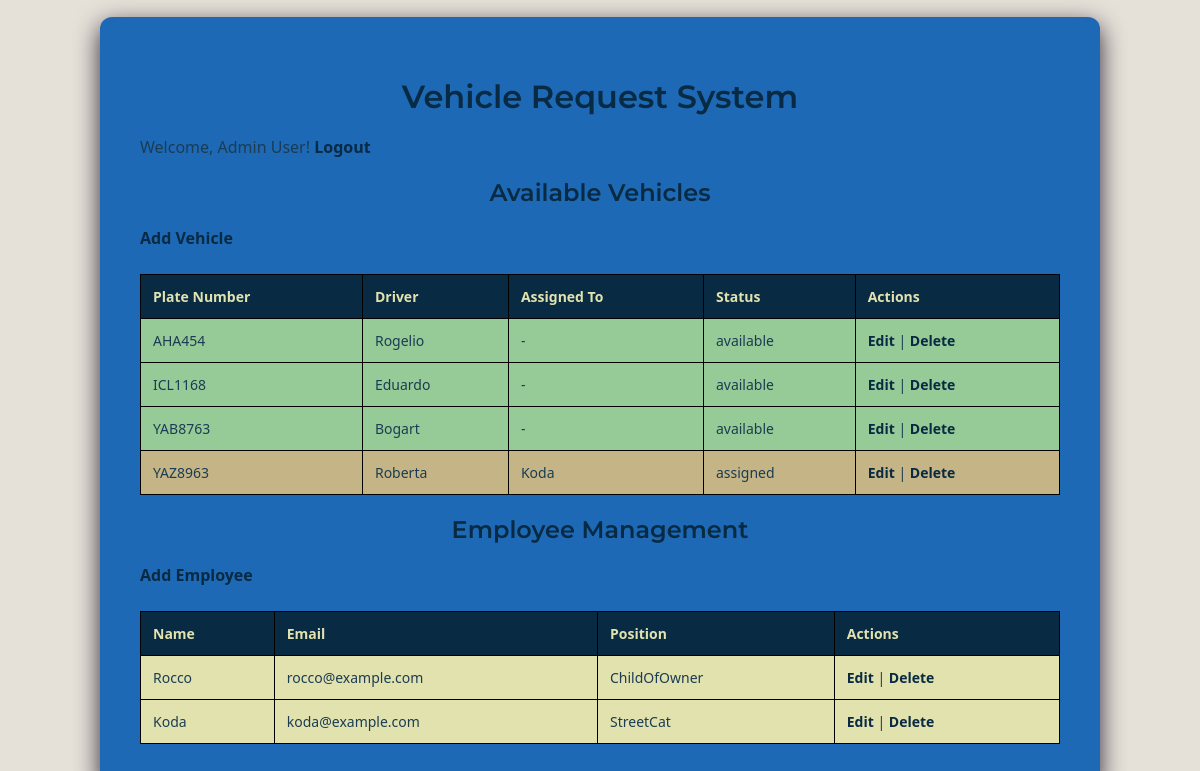
/dashboard.php (signed in), run on the app's committed database.
### tables this page shows
CREATE TABLE `vehicles` (
  `id` int(11) NOT NULL,
  `plate_number` varchar(20) NOT NULL,
  `driver_name` varchar(100) DEFAULT NULL,
  `make` varchar(100) DEFAULT NULL,
  `model` varchar(100) DEFAULT NULL,
  `type` varchar(100) DEFAULT NULL,
  `assigned_to` varchar(100) DEFAULT NULL,
  `status` enum('available','assigned','returning','unavailable') DEFAULT 'available',
  `created_at` timestamp NOT NULL DEFAULT current_timestamp()
);

CREATE TABLE `users` (
  `id` int(11) NOT NULL,
  `name` varchar(100) NOT NULL,
  `email` varchar(100) NOT NULL,
  `password` varchar(255) NOT NULL,
  `role` enum('admin','employee') DEFAULT 'employee',
  `position` varchar(100) DEFAULT NULL,
  `created_at` timestamp NOT NULL DEFAULT current_timestamp()
);

### dashboard.php (the view, shortened to what this page needs)
<?php
require 'db.php';
$isAdmin = isset($_SESSION['user']) && $_SESSION['user']['role'] === 'admin';
$isEmployee = isset($_SESSION['user']) && $_SESSION['user']['role'] === 'employee';
$username = $_SESSION['user']['name'] ?? null;
$stmt = $pdo->query("SELECT * FROM vehicles ORDER BY
    CASE WHEN status = 'available' THEN 0 ELSE 1 END, plate_number ASC");
$vehicles = $stmt->fetchAll(PDO::FETCH_ASSOC);
$employees = [];
if ($isAdmin) {
    $stmt = $pdo->query("SELECT * FROM users WHERE role = 'employee'");
    $employees = $stmt->fetchAll(PDO::FETCH_ASSOC);
}
?>
<!DOCTYPE html>
<html lang="en">
<head>
    <link rel="stylesheet" href="styles.css">
</head>
<body>
<div class="modal-container">
    <div class="modal">
        <header class="modal-header">
            <h1>Vehicle Request System</h1>
            <div class="auth-links">
                <?php if ($username): ?>
                    <span>Welcome, <?= htmlspecialchars($username) ?>!</span>
                    <a href="logout.php" class="logout-button">Logout</a>
                <?php else: ?>
                    <a href="login.php">Login</a>
                <?php endif; ?>
            </div>
        </header>
        <section class="vehicle-section">
            <div class="section-header">
                <h2>Available Vehicles</h2>
                <?php if ($isAdmin): ?>
                    <a href="admin/add_vehicle.php" class="action-button">Add Vehicle</a>
                <?php endif; ?>
            </div>
            <table class="vehicle-table">
                <thead>
                    <tr>
                        <th>Plate Number</th>
                        <th>Driver</th>
                        <th>Assigned To</th>
                        <th>Status</th>
                        <th>Actions</th>
                    </tr>
                </thead>
                <tbody>
                <?php foreach ($vehicles as $vehicle): ?>
                    <tr class="<?=
            $vehicle['status'] === 'available' ? 'available' :
            ($vehicle['status'] === 'assigned' ? 'assigned' :
            ($vehicle['status'] === 'returning' ? 'unavailable' : 'unavailable'))
        ?>">
                        <td><?= htmlspecialchars($vehicle['plate_number']) ?></td>
                        <td><?= htmlspecialchars($vehicle['driver_name']) ?></td>
                        <td><?= htmlspecialchars($vehicle['assigned_to'] ?? '-') ?></td>
                        <td><?= htmlspecialchars($vehicle['status']) ?></td>
                        <td>
                            <?php if ($isAdmin): ?>
                                <a href="admin/edit_vehicle.php?id=<?= $vehicle['id'] ?>">Edit</a> |
                                <a href="admin/delete_vehicle.php?id=<?= $vehicle['id'] ?>" onclick="return confirm('Delete vehicle?')">Delete</a>
                            <?php elseif ($isEmployee && $vehicle['status'] === 'available'): ?>
                                <a href="request_vehicle.php?id=<?= $vehicle['id'] ?>" >Request Vehicle</a>
                            <?php elseif ($vehicle['status'] === 'assigned' && $vehicle['assigned_to'] === $username): ?>
                                <a href="return_vehicle.php?id=<?= $vehicle['id'] ?>" >Return Vehicle</a>
                            <?php elseif (!isset($_SESSION['user']) && $vehicle['status'] === 'available'): ?>
                                <a href="login.php" >Request Vehicle</a>
                            <?php else: ?>
                                -
                            <?php endif; ?>
                        </td>
                    </tr>
                <?php endforeach; ?>
                </tbody>
            </table>
        </section>
        <?php if ($isAdmin): ?>
        <section class="employee-section">
            <div class="section-header">
                <h2>Employee Management</h2>
                <a href="admin/add_employee.php" class="action-button">Add Employee</a>
            </div>
            <table class="vehicle-table">
                <thead>
                    <tr>
                        <th>Name</th>
                        <th>Email</th>
                        <th>Position</th>
                        <th>Actions</th>
                    </tr>
                </thead>
                <tbody>
                    <?php foreach ($employees as $emp): ?>
                        <tr>
                            <td><?= htmlspecialchars($emp['name']) ?></td>
                            <td><?= htmlspecialchars($emp['email']) ?></td>
                            <td><?= htmlspecialchars($emp['position']) ?></td>
                            <td>
                                <a href="admin/edit_employee.php?id=<?= $emp['id'] ?>">Edit</a> |
                                <a href="admin/delete_employee.php?id=<?= $emp['id'] ?>" onclick="return confirm('Delete employee?')">Delete</a>
                            </td>
                        </tr>
                    <?php endforeach; ?>
                </tbody>
            </table>
        </section>
        <?php endif; ?>
    </div>
</div>
</body>
</html>

### styles.css (style rules this page uses)
:root { --slate-ish: #082a42; --blue-ish: #1d69b6; --clay-ish: #4682A9; --cream-ish: #e2e2af; --gray-ish: #E5E0D8; }
* { margin: 0; padding: 0; box-sizing: border-box; }
body { font-family: 'Segoe UI', Tahoma, Geneva, Verdana, sans-serif; background-color: #E5E0D8; display: flex; justify-content: center; align-items: center; min-height: 100vh; color:#1B3C53; }
.modal-container { background-color: var(--blue-ish); border-radius: 12px; padding: 40px; width: 90%; max-width: 1000px; box-shadow: 0 8px 24px rgba(14, 0, 27, 0.842); }
h1, h2, h3 { font-family: Montserrat, sans-serif; margin: 20px 0 20px 0; font-weight: 600; color: var(--slate-ish); text-align: center; }
a { text-decoration: none; font-weight: 600; color: var(--slate-ish); }
.action-button { color: var(--slate-ish); }
table { width: 100%; border-collapse: collapse; margin-top: 25px; }
th, td { padding: 12px; border: 1px solid black ; text-align: left; font-size: 14px; }
th { background-color: var(--slate-ish); color: var(--cream-ish); font-weight: 600; }
tr { background-color: var(--cream-ish); }
tr.available { background-color: #96ca96; }
tr.assigned { background-color: #c5b485; }
.logout-button { color: var(--slate-ish); }

### data on the page
vehicles: plate_number "AHA454", driver_name "Rogelio", assigned_to "-", status "available"
vehicles: plate_number "ICL1168", driver_name "Eduardo", assigned_to "-", status "available"
vehicles: plate_number "YAB8763", driver_name "Bogart", assigned_to "-", status "available"
vehicles: plate_number "YAZ8963", driver_name "Roberta", assigned_to "Koda", status "assigned"
users: name "Rocco", email "rocco@example.com", position "ChildOfOwner"
users: name "Koda", email "koda@example.com", position "StreetCat"

### other printed values
$username "Admin User"
